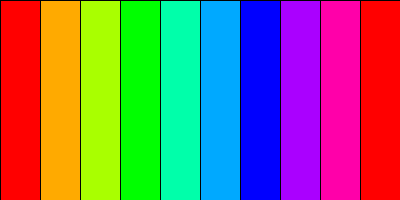
Frame 1 (no input)
Frame 60 (the mouse pressed at the canvas centre just before this capture): identical to frame 1, image omitted
Frame 120 (the mouse held since frame 60 and released just before this capture): identical to frame 1, image omitted

The Processing sketch that drew this single still picture (run headless with seeded random() and noise(); from frame 60 on, the mouse is pressed at the canvas centre):

// Processing sketch: ej11e_barrasConFor_dist
// ── ej11e_barrasConFor_dist.pde

//Estructuras repetitivas: CICLO FOR

int tamAncho;

void setup(){
  size( 400, 200 );
  colorMode( HSB, 360, 100, 100 );
    
  tamAncho = width / 10;

}

void draw(){
  
  /* SINTAXIS CICLO FOR
  
  for(iniciador ; condición ; actualización){
    acciones;
  }
  
  */
  
  //ciclo for que se repite 10 veces: i = 0 hasta 9
  for( int i = 0 ; i < 10 ; i++ ){
    //calculos
    float d = dist( i*tamAncho, 0, 0, 0 );
    //dibujo
    fill( d, 100, 100 );
    rect( i*tamAncho, 0, tamAncho, height );
  }
  
  
}
